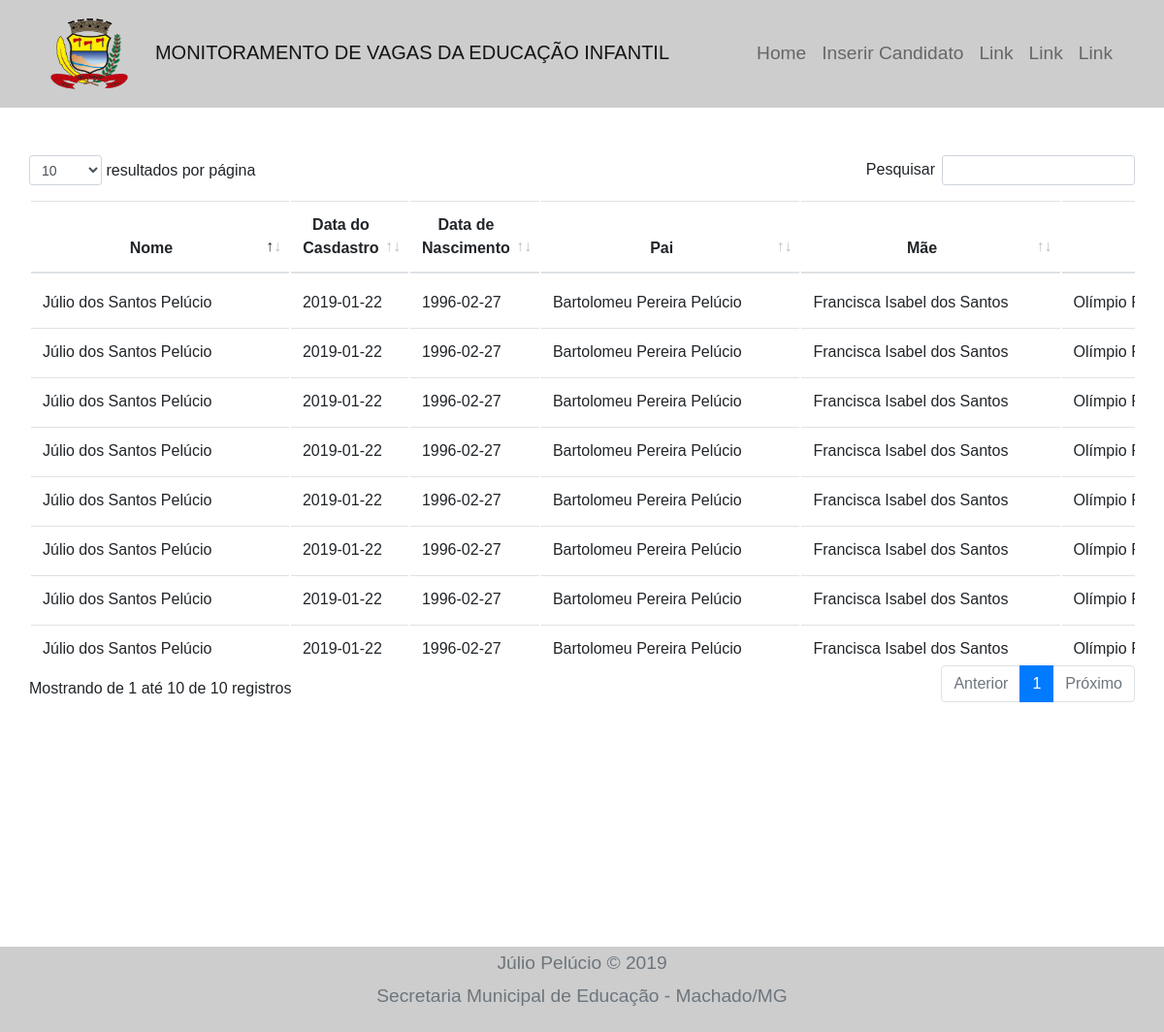
The app's page /view/index.php with its own data.
### tables this page shows
CREATE TABLE `candidate` (
  `id` int(11) NOT NULL,
  `name` varchar(255) NOT NULL,
  `birth` date NOT NULL,
  `inscription` date NOT NULL,
  `mother` varchar(255) DEFAULT NULL,
  `father` varchar(255) DEFAULT NULL,
  `street` varchar(255) NOT NULL,
  `number` int(11) NOT NULL,
  `neighborhood` varchar(255) NOT NULL,
  `telephone` int(11) NOT NULL,
  `telephone2` int(11) DEFAULT NULL,
  `contact` tinyint(4) NOT NULL DEFAULT '0',
  `destination` tinyint(4) NOT NULL DEFAULT '0',
  `situation` tinyint(4) NOT NULL DEFAULT '0'
);

### model/candidate.php (called while the page is built, shortened)
<?php
function getAllCandidates(){
	$conn = dbConnetion();
	$statement = $conn->prepare("SELECT * FROM `candidate`");
	$statement->execute();
	$candidates = $statement->fetchAll(PDO::FETCH_OBJ);
	return $candidates;
}

### controller/manage_candidate.php (called while the page is built)
<?php
include abspath().'/model/candidate.php';
function loadAllCandidates(){
	return getAllCandidates();
}

### view/index.php (the view, shortened to what this page needs)
<?php
require_once abspath().'/controller/manage_candidate.php';
require_once abspath().'/view/template/frontend/header.php';
$rows = loadAllCandidates();
?>
    <div id="page-content-wrapper" style="width: 100%">
      <section class="container-fluid">
        <table id="table_id" class="display table">
          <thead>
              <tr id="theader">
                <th scope="col" class="text-center">Nome</th>
                <th scope="col" class="text-center">Data do Casdastro</th>
                <th scope="col" class="text-center">Data de Nascimento</th>
                <th scope="col" class="text-center">Pai</th>
                <th scope="col" class="text-center">Mãe</th>
                <th scope="col" class="text-center">Logradouro</th>
              </tr>
          </thead>
          <tbody>
            <?php foreach ($rows as $row => $column): ?>
            <tr>
            <td scope="row"><?php echo $column->name ?></td>
            <td scope="row"><?php echo $column->inscription ?></td>
            <td scope="row"><?php echo $column->birth ?></td>
            <td scope="row"><?php echo $column->father ?></td>
            <td scope="row"><?php echo $column->mother ?></td>
            <td scope="row"><?php echo $column->street ?></td>
            </tr>
            <?php endforeach ?>
          </tbody>
        </table>
      </section>
    </div>
    <div class="container p-5 m-2">
    </div>
<?php require_once abspath().'/view/template/frontend/footer.php'; ?>

### view/template/frontend/header.php (shortened to what this page needs)
<!doctype html>
<html lang="pt-br">
  <head>
    <link rel="stylesheet" href="../assets/css/bootstrap.min.css">
    <link rel="stylesheet" href="../assets/css/style.css">
    <link rel="stylesheet" type="text/css" href="../assets/css/dataTables.bootstrap4.css"/>
  </head>
  <body>
    <nav class="navbar navbar-expand-lg navbar-light fixed-top row">
      <div class="container">
        <a class="navbar-brand mr-sm-5" href="index.php">
          <img class="img-fluid" src="../assets/img/brasão.png" alt="Brasão Machado">
          <span class="text-uppercase col-sm-12">Monitoramento de Vagas da Educação Infantil</span>
        </a>
        <div class="collapse navbar-collapse " id="mynavbar">
          <ul class="navbar-nav ml-auto bareffect">
            <li class="position-relative">
              <a class="nav-link" href="index.php">Home<span class="sr-only">(current)</span></a>
            </li>
            <li class="position-relative">
              <a class="nav-link" href="new_candidate.php">Inserir Candidato</a>
            </li>
            <li class="position-relative">
              <a class="nav-link" href="#">Link</a>
            </li>
            <li class="position-relative">
              <a class="nav-link" href="#">Link</a>
            </li>
            <li class="position-relative">
              <a class="nav-link" href="#">Link</a>
            </li>
          </ul>
        </div>
      </div>
    </nav>

### view/template/frontend/footer.php (shortened to what this page needs)
    <footer class="footer">
      <div class="container text-muted text-center align-content-around">
        <span>Júlio Pelúcio &copy; 2019</span>
      </div>
      <div class="container text-muted text-center align-content-end">
        <span>Secretaria Municipal de Educação - Machado/MG</span>
      </div>
    </footer>
  </body>
</html>

### assets/css/style.css (style rules this page uses)
html { position: relative; min-height: 100%; font-size: 1rem; }
body { padding-top: 10rem; font-family: Arial, Calibri; }
.bareffect li a::before, .bareffect li a::after { content: ''; background-color: #fff; width: 100%; height: 0.125rem; position: absolute; left: 0; opacity: 0; transition: all 0.5s; }
.bareffect li a::before { top: 0; transform: translateY(0.625rem); }
.bareffect li a::after { bottom: 0; transform: translateY(-0.625rem); }
.navbar-brand img { width: 5.9rem; height: 85px; }
.navbar li { font-size: 1.2rem; }
.navbar { background-color: #cdcdcd; opacity: 0.7; -webkit-transition: opacity 1s ease-in-out; -moz-transition: opacity 1s ease-in-out; -ms-transition: opacity 1s ease-in-out; -o-transition: opacity 1s ease-in-out; transition: opacity 0.5s ease-in-out; }
.footer { position: absolute; bottom: 0; width: 100%; height: 5.5rem; line-height: 2.1rem; font-size: 1.2rem; background-color: #cdcdcd; }

### records on screen
candidate: name "Júlio dos Santos Pelúcio", inscription "2019-01-22", birth "1996-02-27", father "Bartolomeu Pereira Pelúcio", mother "Francisca Isabel dos Santos", street "Olímpio…"
candidate: name "Júlio dos Santos Pelúcio", inscription "2019-01-22", birth "1996-02-27", father "Bartolomeu Pereira Pelúcio", mother "Francisca Isabel dos Santos", street "Olímpio…"
candidate: name "Júlio dos Santos Pelúcio", inscription "2019-01-22", birth "1996-02-27", father "Bartolomeu Pereira Pelúcio", mother "Francisca Isabel dos Santos", street "Olímpio…"
candidate: name "Júlio dos Santos Pelúcio", inscription "2019-01-22", birth "1996-02-27", father "Bartolomeu Pereira Pelúcio", mother "Francisca Isabel dos Santos", street "Olímpio…"
candidate: name "Júlio dos Santos Pelúcio", inscription "2019-01-22", birth "1996-02-27", father "Bartolomeu Pereira Pelúcio", mother "Francisca Isabel dos Santos", street "Olímpio…"
candidate: name "Júlio dos Santos Pelúcio", inscription "2019-01-22", birth "1996-02-27", father "Bartolomeu Pereira Pelúcio", mother "Francisca Isabel dos Santos", street "Olímpio…"
candidate: name "Júlio dos Santos Pelúcio", inscription "2019-01-22", birth "1996-02-27", father "Bartolomeu Pereira Pelúcio", mother "Francisca Isabel dos Santos", street "Olímpio…"
candidate: name "Júlio dos Santos Pelúcio", inscription "2019-01-22", birth "1996-02-27", father "Bartolomeu Pereira Pelúcio", mother "Francisca Isabel dos Santos", street "Olímpio…"
